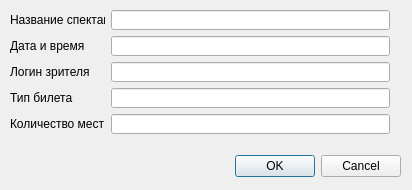
<?xml version="1.0" encoding="UTF-8"?>
<ui version="4.0">
 <class>more_ticket</class>
 <widget class="QDialog" name="more_ticket">
  <property name="geometry">
   <rect>
    <x>0</x>
    <y>0</y>
    <width>412</width>
    <height>190</height>
   </rect>
  </property>
  <property name="minimumSize">
   <size>
    <width>412</width>
    <height>190</height>
   </size>
  </property>
  <property name="maximumSize">
   <size>
    <width>412</width>
    <height>190</height>
   </size>
  </property>
  <property name="windowTitle">
   <string>Dialog</string>
  </property>
  <widget class="QDialogButtonBox" name="buttonBox">
   <property name="geometry">
    <rect>
     <x>60</x>
     <y>150</y>
     <width>341</width>
     <height>32</height>
    </rect>
   </property>
   <property name="orientation">
    <enum>Qt::Horizontal</enum>
   </property>
   <property name="standardButtons">
    <set>QDialogButtonBox::Cancel|QDialogButtonBox::Ok</set>
   </property>
  </widget>
  <widget class="QWidget" name="layoutWidget">
   <property name="geometry">
    <rect>
     <x>10</x>
     <y>10</y>
     <width>391</width>
     <height>126</height>
    </rect>
   </property>
   <layout class="QFormLayout" name="formLayout">
    <item row="0" column="0">
     <widget class="QLabel" name="label">
      <property name="text">
       <string>Название спектакля</string>
      </property>
     </widget>
    </item>
    <item row="0" column="1">
     <widget class="QLineEdit" name="Name">
      <property name="minimumSize">
       <size>
        <width>279</width>
        <height>20</height>
       </size>
      </property>
      <property name="maximumSize">
       <size>
        <width>279</width>
        <height>20</height>
       </size>
      </property>
     </widget>
    </item>
    <item row="1" column="0">
     <widget class="QLabel" name="label_2">
      <property name="text">
       <string>Дата и время</string>
      </property>
     </widget>
    </item>
    <item row="1" column="1">
     <widget class="QLineEdit" name="DateTime">
      <property name="minimumSize">
       <size>
        <width>279</width>
        <height>20</height>
       </size>
      </property>
      <property name="maximumSize">
       <size>
        <width>279</width>
        <height>20</height>
       </size>
      </property>
     </widget>
    </item>
    <item row="2" column="0">
     <widget class="QLabel" name="label_6">
      <property name="text">
       <string>Логин зрителя</string>
      </property>
     </widget>
    </item>
    <item row="2" column="1">
     <widget class="QLineEdit" name="loginUser">
      <property name="minimumSize">
       <size>
        <width>279</width>
        <height>20</height>
       </size>
      </property>
      <property name="maximumSize">
       <size>
        <width>279</width>
        <height>20</height>
       </size>
      </property>
     </widget>
    </item>
    <item row="3" column="0">
     <widget class="QLabel" name="label_4">
      <property name="text">
       <string>Тип билета</string>
      </property>
     </widget>
    </item>
    <item row="3" column="1">
     <widget class="QLineEdit" name="Type">
      <property name="minimumSize">
       <size>
        <width>279</width>
        <height>20</height>
       </size>
      </property>
      <property name="maximumSize">
       <size>
        <width>279</width>
        <height>20</height>
       </size>
      </property>
     </widget>
    </item>
    <item row="4" column="0">
     <widget class="QLabel" name="label_5">
      <property name="text">
       <string>Количество мест</string>
      </property>
     </widget>
    </item>
    <item row="4" column="1">
     <widget class="QLineEdit" name="NumberSeats">
      <property name="minimumSize">
       <size>
        <width>279</width>
        <height>20</height>
       </size>
      </property>
      <property name="maximumSize">
       <size>
        <width>279</width>
        <height>20</height>
       </size>
      </property>
     </widget>
    </item>
   </layout>
  </widget>
 </widget>
 <resources/>
 <connections>
  <connection>
   <sender>buttonBox</sender>
   <signal>accepted()</signal>
   <receiver>more_ticket</receiver>
   <slot>accept()</slot>
   <hints>
    <hint type="sourcelabel">
     <x>248</x>
     <y>254</y>
    </hint>
    <hint type="destinationlabel">
     <x>157</x>
     <y>274</y>
    </hint>
   </hints>
  </connection>
  <connection>
   <sender>buttonBox</sender>
   <signal>rejected()</signal>
   <receiver>more_ticket</receiver>
   <slot>reject()</slot>
   <hints>
    <hint type="sourcelabel">
     <x>316</x>
     <y>260</y>
    </hint>
    <hint type="destinationlabel">
     <x>286</x>
     <y>274</y>
    </hint>
   </hints>
  </connection>
 </connections>
</ui>
